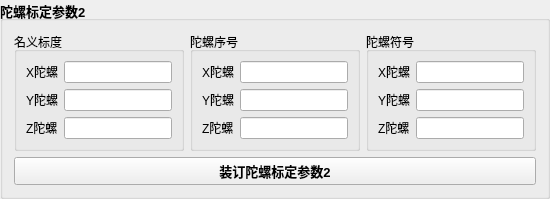
    <widget class="QGroupBox" name="groupBox_9">
     <property name="font">
      <font>
       <pointsize>10</pointsize>
       <weight>75</weight>
       <bold>true</bold>
      </font>
     </property>
     <property name="title">
      <string>陀螺标定参数2</string>
     </property>
     <layout class="QGridLayout" name="gridLayout_27">
      <item row="0" column="0">
       <widget class="QGroupBox" name="groupBox_16">
        <property name="font">
         <font>
          <pointsize>9</pointsize>
          <weight>50</weight>
          <bold>false</bold>
         </font>
        </property>
        <property name="title">
         <string>名义标度</string>
        </property>
        <layout class="QGridLayout" name="gridLayout_18">
         <item row="0" column="0">
          <widget class="QLabel" name="label_52">
           <property name="text">
            <string>X陀螺</string>
           </property>
          </widget>
         </item>
         <item row="0" column="1">
          <widget class="QLineEdit" name="lineEdit_52">
           <property name="toolTip">
            <string>-21.47483648 ~21.47483647</string>
           </property>
          </widget>
         </item>
         <item row="1" column="0">
          <widget class="QLabel" name="label_53">
           <property name="text">
            <string>Y陀螺</string>
           </property>
          </widget>
         </item>
         <item row="1" column="1">
          <widget class="QLineEdit" name="lineEdit_53">
           <property name="toolTip">
            <string>-21.47483648 ~21.47483647</string>
           </property>
          </widget>
         </item>
         <item row="2" column="0">
          <widget class="QLabel" name="label_54">
           <property name="text">
            <string>Z陀螺</string>
           </property>
          </widget>
         </item>
         <item row="2" column="1">
          <widget class="QLineEdit" name="lineEdit_54">
           <property name="toolTip">
            <string>-21.47483648 ~21.47483647</string>
           </property>
          </widget>
         </item>
        </layout>
       </widget>
      </item>
      <item row="0" column="1">
       <widget class="QGroupBox" name="groupBox_17">
        <property name="font">
         <font>
          <pointsize>9</pointsize>
          <weight>50</weight>
          <bold>false</bold>
         </font>
        </property>
        <property name="title">
         <string>陀螺序号</string>
        </property>
        <layout class="QGridLayout" name="gridLayout_19">
         <item row="1" column="1">
          <widget class="QLineEdit" name="lineEdit_57">
           <property name="toolTip">
            <string>-21.47483648 ~21.47483647</string>
           </property>
          </widget>
         </item>
         <item row="0" column="0">
          <widget class="QLabel" name="label_55">
           <property name="text">
            <string>X陀螺</string>
           </property>
          </widget>
         </item>
         <item row="0" column="1">
          <widget class="QLineEdit" name="lineEdit_55">
           <property name="toolTip">
            <string>-21.47483648 ~21.47483647</string>
           </property>
           <property name="text">
            <string/>
           </property>
          </widget>
         </item>
         <item row="2" column="0">
          <widget class="QLabel" name="label_59">
           <property name="text">
            <string>Z陀螺</string>
           </property>
          </widget>
         </item>
         <item row="2" column="1">
          <widget class="QLineEdit" name="lineEdit_59">
           <property name="toolTip">
            <string>-21.47483648 ~21.47483647</string>
           </property>
          </widget>
         </item>
         <item row="1" column="0">
          <widget class="QLabel" name="label_57">
           <property name="text">
            <string>Y陀螺</string>
           </property>
          </widget>
         </item>
        </layout>
       </widget>
      </item>
      <item row="0" column="2">
       <widget class="QGroupBox" name="groupBox_20">
        <property name="font">
         <font>
          <pointsize>9</pointsize>
          <weight>50</weight>
          <bold>false</bold>
         </font>
        </property>
        <property name="title">
         <string>陀螺符号</string>
        </property>
        <layout class="QGridLayout" name="gridLayout_17">
         <item row="0" column="0">
          <widget class="QLabel" name="label_56">
           <property name="text">
            <string>X陀螺</string>
           </property>
          </widget>
         </item>
         <item row="0" column="1">
          <widget class="QLineEdit" name="lineEdit_56">
           <property name="toolTip">
            <string>-1或1</string>
           </property>
          </widget>
         </item>
         <item row="1" column="0">
          <widget class="QLabel" name="label_58">
           <property name="text">
            <string>Y陀螺</string>
           </property>
          </widget>
         </item>
         <item row="1" column="1">
          <widget class="QLineEdit" name="lineEdit_58">
           <property name="toolTip">
            <string>-1或1</string>
           </property>
          </widget>
         </item>
         <item row="2" column="0">
          <widget class="QLabel" name="label_60">
           <property name="text">
            <string>Z陀螺</string>
           </property>
          </widget>
         </item>
         <item row="2" column="1">
          <widget class="QLineEdit" name="lineEdit_60">
           <property name="toolTip">
            <string>-1或1</string>
           </property>
          </widget>
         </item>
        </layout>
       </widget>
      </item>
      <item row="1" column="0" colspan="3">
       <widget class="QPushButton" name="pushButton_7">
        <property name="text">
         <string>装订陀螺标定参数2</string>
        </property>
       </widget>
      </item>
     </layout>
    </widget>
